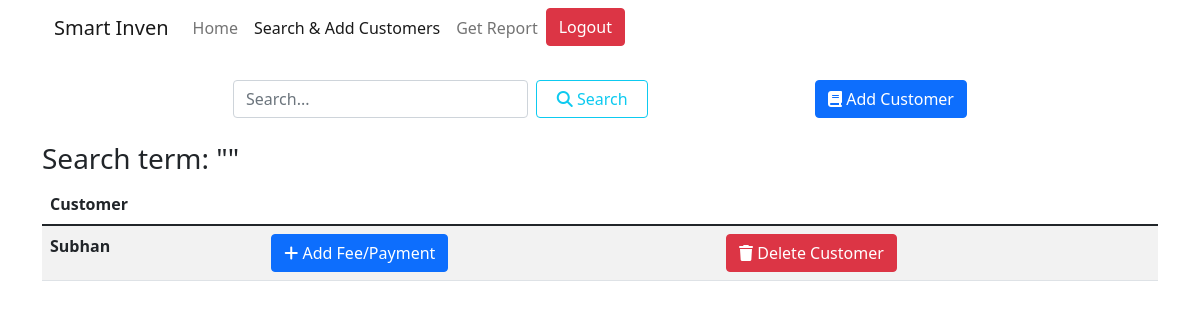
Before: /search/ (signed in) with the older database file.
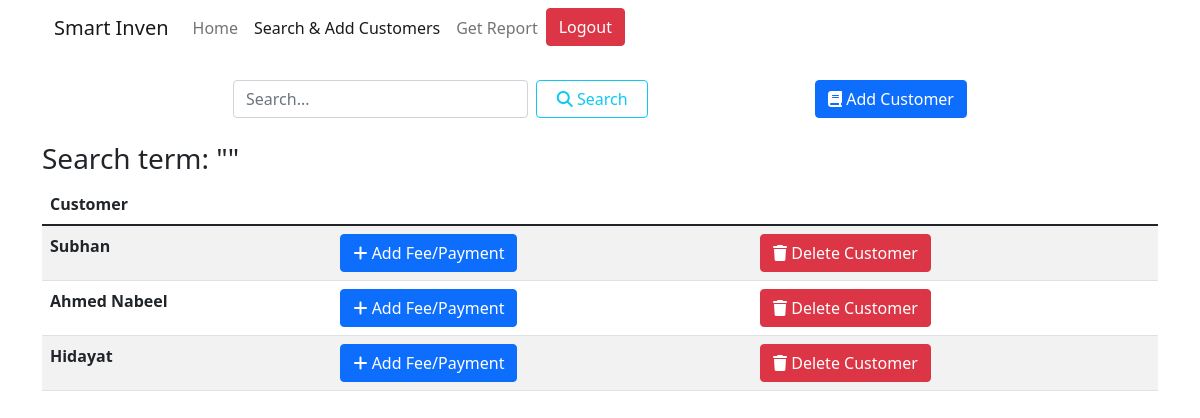
After: the same page with the newer database file.
### main/models.py (models this page shows, shortened)
class Customers(models.Model):
    name = models.CharField(max_length=1000, blank=False,
                            null=False, verbose_name='Customer`s Name')
    phone = models.CharField(max_length=13, blank=False,
                             null=False, verbose_name='Customer`s Phone Number')
    cnic = models.CharField(max_length=15, blank=False,
                            null=False, verbose_name='Customer`s CNIC')
    user = models.ForeignKey(User, related_name='user',
                             on_delete=models.CASCADE)

### main/views.py (the view)
# urls.py: path('search/', views.search, name='search'),
@login_required
def search(request):
    query = request.GET.get('query', '')
    customers = Customers.objects.filter(
        Q(name__icontains=query) | Q(phone__icontains=query) | Q(cnic__icontains=query))
    return render(request, 'search.html', {'customers': customers, 'query': query})

### main/templates/search.html (shortened to what this page needs)
{% extends 'base.html' %} {% block title %}Search{% endblock %} {% block navbar %}
<nav class="navbar navbar-expand-lg navbar-light container">
  <div class="container-fluid">
    <a class="navbar-brand" href="{% url 'home' %}">Smart Inven</a>
    <div class="collapse navbar-collapse" id="navbarNav">
      <ul class="navbar-nav">
        <li class="nav-item">
          <a class="nav-link" aria-current="page" href="{% url 'home' %}"
            >Home</a
          >
        </li>
        <li class="nav-item">
          <a class="nav-link active" href="{% url 'search' %}"
            >Search & Add Customers</a
          >
        </li>
        <li class="nav-item">
          <a class="nav-link" href="{% url 'home' %}">Get Report</a>
        </li>
        <li class="nav-item">
          <a class="btn btn-danger" href="{% url 'logout' %}">Logout</a>
        </li>
      </ul>
    </div>
  </div>
</nav>
{% endblock %} {% block content %}
<div class="container">
  <div style="display: flex; justify-content: space-evenly" class="m-lg-4">
    <form class="d-flex" action="{% url 'search' %}" method="get">
      <input
        class="form-control me-2"
        type="text"
        class="input"
        placeholder="Search..."
        name="query"
      />
      <button class="btn btn-outline-info" type="submit" style="width: 150px;"><i class="fa fa-search"></i> Search</button>
    </form>
    <a href="{% url 'addcustomer' %}" class="btn btn-primary"><i class="fa fa-book"></i> Add Customer</a>
  </div>
  <div class="columns is-multiline mb-6">
    <div class="column is-12 has-text-centered mt-6 mb-6">
      <h3>Search term: "{{ query }}"</h3>
    </div>
    <table class="table table-striped">
      <thead>
        <tr>
          <th scope="col">Customer</th>
          <th scope="col"></th>
          <th scope="col"></th>
        </tr>
      </thead>
      <tbody>
        {% for customer in customers %}
        <tr>
        <th scope="row">{{customer.name}}</th>
        <th scope="row"><a class="btn btn-primary" href="{% url 'fee' customer.id %}"><i class="fa fa-add"></i> Add Fee/Payment</a></th>
        <th scope="row"><a class="btn btn-danger" href="{% url 'delete' customer.id %}"><i class="fa fa-trash"></i> Delete Customer</a></th>
      </tr>
        {% endfor %}
      </tbody>
    </table>
  </div>
</div>
{% endblock %}

Changed rows visible on the page:
added Customers: name "Ahmed Nabeel"
added Customers: name "Hidayat"
